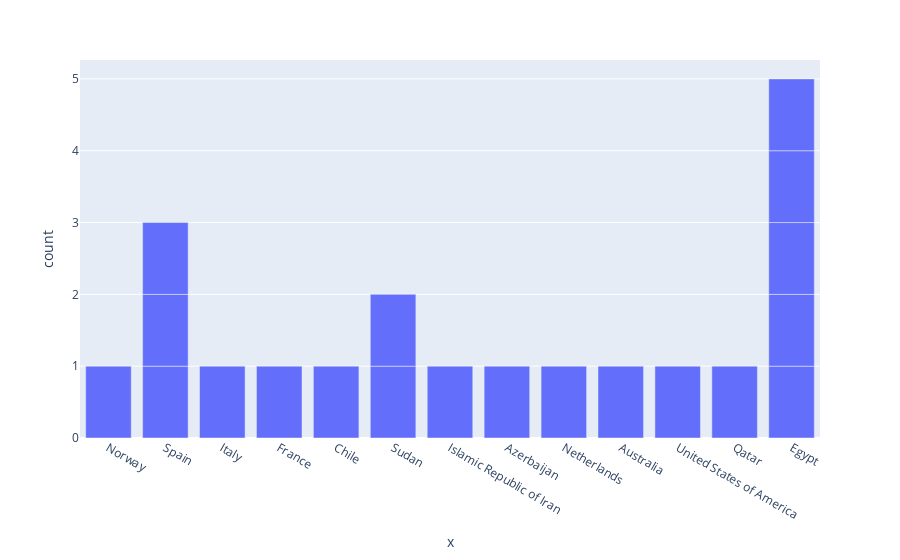

Source (notebook cell):
### Code cell
px.bar(x[:20],Y[:20],)

### Figure 1 — Plotly figure (JSON) as saved in the notebook; plotly's stock layout.template omitted (floating-point values rounded to 4 significant figures)
{"data": [{"alignmentgroup": "True", "hovertemplate": "x=%{x}<br>count=%{y}<extra></extra>", "legendgroup": "", "marker": {"color": "#636efa", "pattern": {"shape": ""}}, "name": "", "offsetgroup": "", "orientation": "v", "showlegend": false, "textposition": "auto", "type": "bar", "x": ["Norway", "Spain", "Italy", "Spain", "Spain", "France", "Chile", "Sudan", "Islamic Republic of Iran", "Azerbaijan", "Netherlands", "Australia", "United States of America", "Qatar", "Egypt", "Egypt", "Sudan", "Egypt", "Egypt", "Egypt"], "xaxis": "x", "y": [1, 1, 1, 1, 1, 1, 1, 1, 1, 1, 1, 1, 1, 1, 1, 1, 1, 1, 1, 1], "yaxis": "y"}], "layout": {"barmode": "relative", "legend": {"tracegroupgap": 0}, "margin": {"t": 60}, "xaxis": {"anchor": "y", "domain": [0, 1], "title": {"text": "x"}}, "yaxis": {"anchor": "x", "domain": [0, 1], "title": {"text": "count"}}}}
